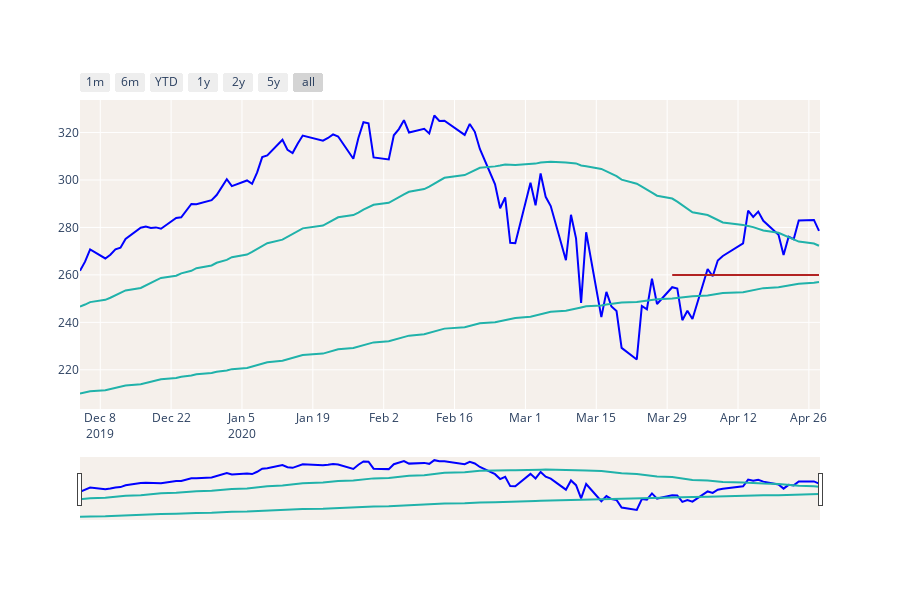

Notebook code for this chart:
### Markdown cell above
## Plotly

### Code cell
# Using plotly.express
import plotly.express as px
import plotly.graph_objects as go
import pandas as pd

# Create traces
fig = go.Figure()
fig.add_trace(go.Scatter(x=aapl['date'], y=aapl['4. close'],
                    mode='lines',
                    name='close',
                    line = dict(color='blue', width=2)))
fig.add_trace(go.Scatter(x=aapl['date'], y=aapl['SMA_50'],
                    mode='lines',
                    name='50-day SMA',
                    line = dict(color='LightSeaGreen', width=2)))
fig.add_trace(go.Scatter(x=aapl['date'], y=aapl['SMA_200'],
                    mode='lines', 
                    name='200-day SMA',
                    line = dict(color='LightSeaGreen', width=2)))

fig.add_shape(
        # Line Horizontal
            type="line",
            x0='2020-03-30',
            y0=aapl_cost,
            x1='2020-04-28',
            y1=aapl_cost,
            line=dict(color="firebrick", width=2,
            ),
    )

# update layout
fig.update_layout(
    autosize=True,
    # width=800,
    height=600,
    legend_orientation="h",
    showlegend=False,
    # plot_bgcolor='#f4f1f9'
    plot_bgcolor='#f5f0eb'
)

# render slider
fig.update_xaxes(
    rangeslider_visible=True,
    rangeselector=dict(
        buttons=list([
            dict(count=1, label="1m", step="month", stepmode="backward"),
            dict(count=6, label="6m", step="month", stepmode="backward"),
            dict(count=1, label="YTD", step="year", stepmode="todate"),
            dict(count=1, label="1y", step="year", stepmode="backward"),
            dict(count=2, label="2y", step="year", stepmode="backward"),
            dict(count=5, label="5y", step="year", stepmode="backward"),
            dict(step="all")
        ])
    )
)

fig.show()
